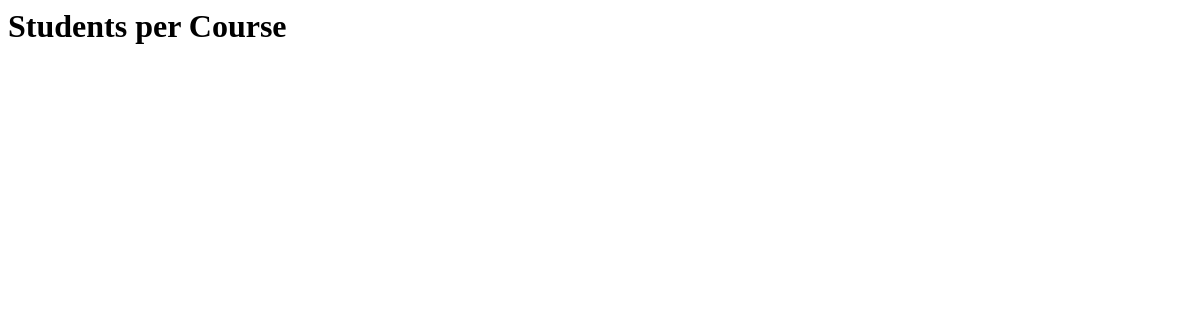
The app's page /books/lab9/task2, older data.
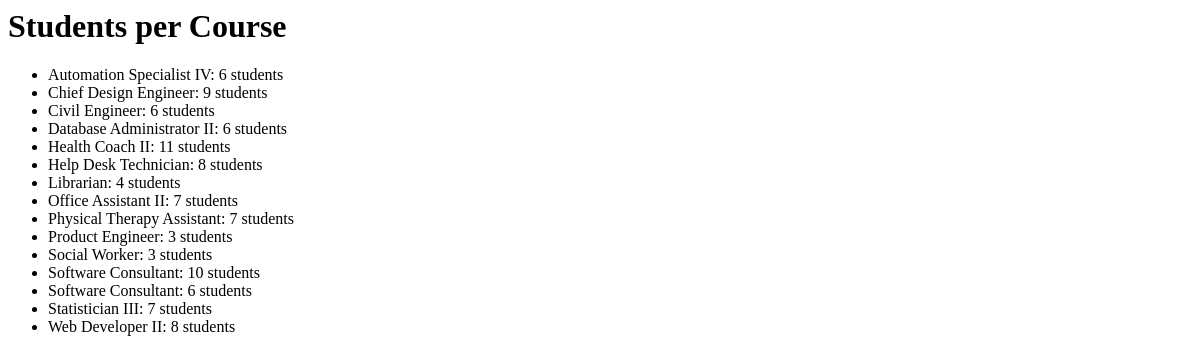
The same page, newer data.
### apps/bookmodule/models.py (models this page shows, shortened)
class Course(models.Model):
    title = models.CharField(max_length=100)
    code = models.IntegerField()

### apps/bookmodule/views.py (the view)
# urls.py: path('lab9/task2', views.course_registration_counts, name="books.student_count_by_city"),
def course_registration_counts(request):
    courses = Course.objects.annotate(
        student_count=Count('student1')
    ).order_by('title')
    return render(request, 'bookmodule/lab9task2.html', {
        'courses': courses
    })

### apps/templates/bookmodule/lab9task2.html
<h1>Students per Course</h1>
<ul>
{% for course in courses %}
    <li>{{ course.title }}: {{ course.student_count }} students</li>
{% endfor %}
</ul>

Row changes from the older to the newer data that the page shows:
added Course: title "Automation Specialist IV", student_count "6"
added Course: title "Chief Design Engineer", student_count "9"
added Course: title "Civil Engineer", student_count "6"
added Course: title "Database Administrator II", student_count "6"
added Course: title "Health Coach II", student_count "11"
added Course: title "Help Desk Technician", student_count "8"
added Course: title "Librarian", student_count "4"
added Course: title "Office Assistant II", student_count "7"
added Course: title "Physical Therapy Assistant", student_count "7"
added Course: title "Product Engineer", student_count "3"
added Course: title "Social Worker", student_count "3"
added Course: title "Software Consultant", student_count "10"
added Course: title "Software Consultant", student_count "6"
added Course: title "Statistician III", student_count "7"
added Course: title "Web Developer II", student_count "8"
